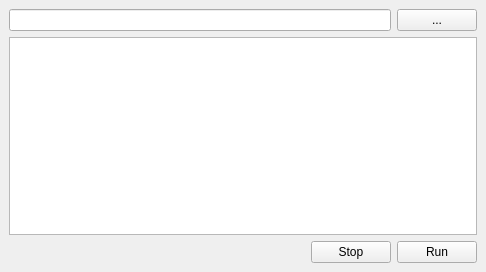
<?xml version="1.0" encoding="UTF-8"?>
<ui version="4.0">
 <class>MainWindow</class>
 <widget class="QMainWindow" name="MainWindow">
  <property name="geometry">
   <rect>
    <x>0</x>
    <y>0</y>
    <width>486</width>
    <height>272</height>
   </rect>
  </property>
  <property name="windowTitle">
   <string>Batch</string>
  </property>
  <property name="windowIcon">
   <iconset resource="resources.qrc">
    <normaloff>:/newPrefix/icon.ico</normaloff>:/newPrefix/icon.ico</iconset>
  </property>
  <widget class="QWidget" name="centralwidget">
   <layout class="QGridLayout" name="gridLayout">
    <item row="5" column="0">
     <widget class="QTableWidget" name="batch_table_widget"/>
    </item>
    <item row="0" column="0">
     <layout class="QHBoxLayout" name="horizontalLayout_3">
      <item>
       <widget class="QLineEdit" name="folder_edit">
        <property name="readOnly">
         <bool>true</bool>
        </property>
       </widget>
      </item>
      <item>
       <widget class="QPushButton" name="folder_btn">
        <property name="text">
         <string>...</string>
        </property>
       </widget>
      </item>
     </layout>
    </item>
    <item row="6" column="0">
     <layout class="QHBoxLayout" name="horizontalLayout_2">
      <item>
       <spacer name="horizontalSpacer_2">
        <property name="orientation">
         <enum>Qt::Horizontal</enum>
        </property>
        <property name="sizeHint" stdset="0">
         <size>
          <width>40</width>
          <height>20</height>
         </size>
        </property>
       </spacer>
      </item>
      <item>
       <widget class="QPushButton" name="stop_btn">
        <property name="text">
         <string>Stop</string>
        </property>
       </widget>
      </item>
      <item>
       <widget class="QPushButton" name="run_btn">
        <property name="text">
         <string>Run</string>
        </property>
       </widget>
      </item>
     </layout>
    </item>
   </layout>
  </widget>
 </widget>
 <resources>
  <include location="resources.qrc"/>
 </resources>
 <connections/>
</ui>
